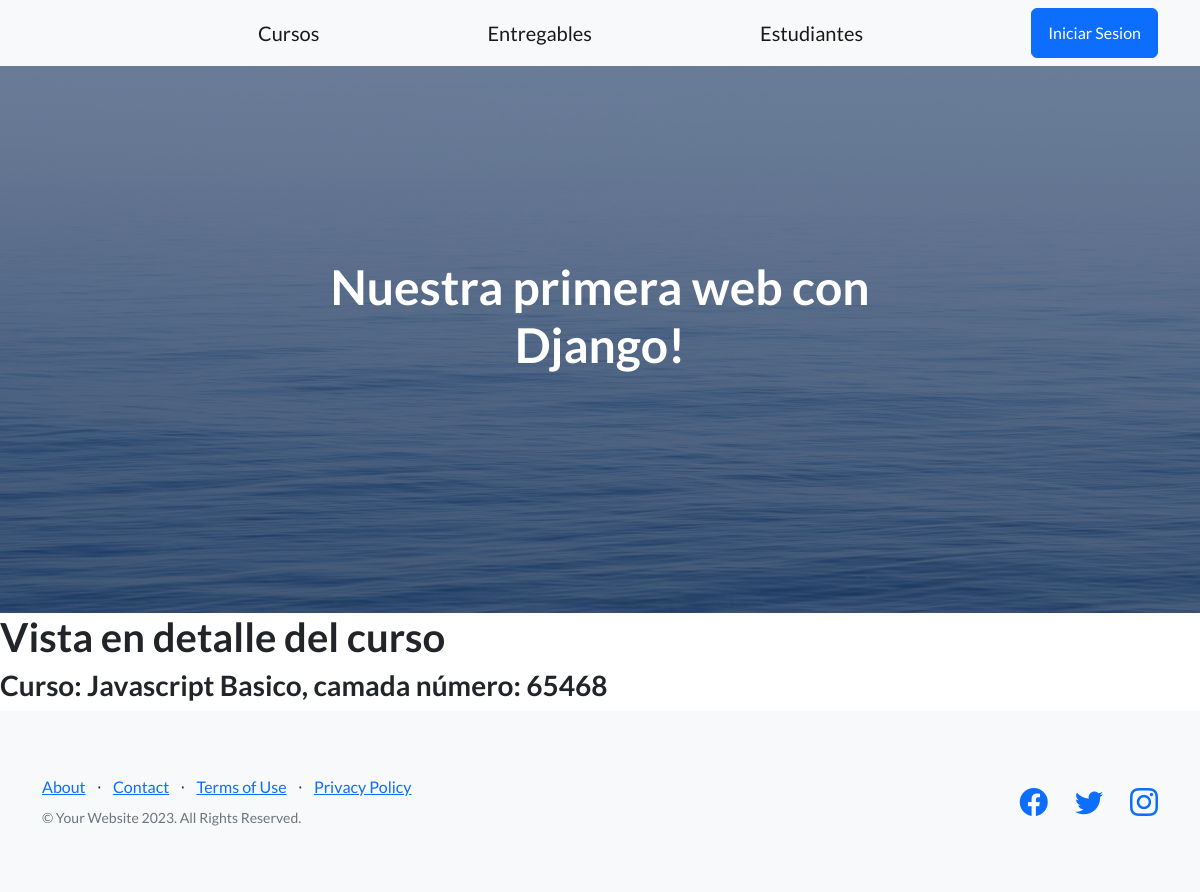
Before: /app-coder/detalle-curso/2 with the older database file.
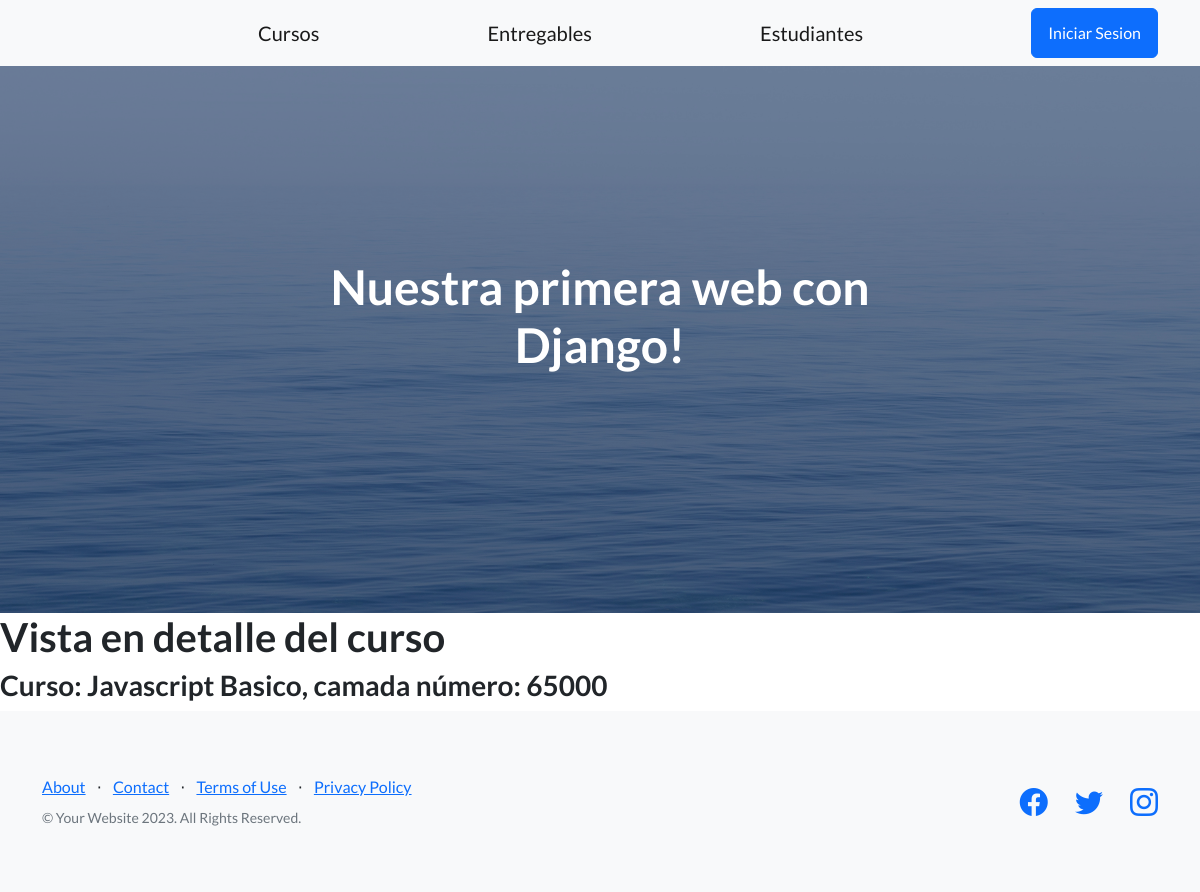
After: the same page with the newer database file.
### app_coder/models.py (models this page shows, shortened)
class Curso(models.Model):
  nombre = models.CharField(max_length=50)
  camada = models.IntegerField()
  class Meta():
    verbose_name = 'Course'
    verbose_name_plural = 'My courses...'
    ordering = ('-nombre', 'camada')

### app_coder/views.py (the view)
# urls.py: path('detalle-curso/<pk>', CursoDetail.as_view(), name='DetalleCurso'),
class CursoDetail(DetailView):
  model = Curso
  template_name = 'curso_detail.html'
  context_object_name = 'curso'

### app_coder/templates/curso_detail.html
{% extends 'padre.html' %}
{% block contenidoQueCambia %}
  <h1>Vista en detalle del curso</h1>
  <h3>Curso: {{curso.nombre}}, camada número: {{curso.camada}}</h3>
{% endblock contenidoQueCambia %}

Changed rows visible on the page:
changed Curso "Javascript Basico": camada "65468" → "65000"
